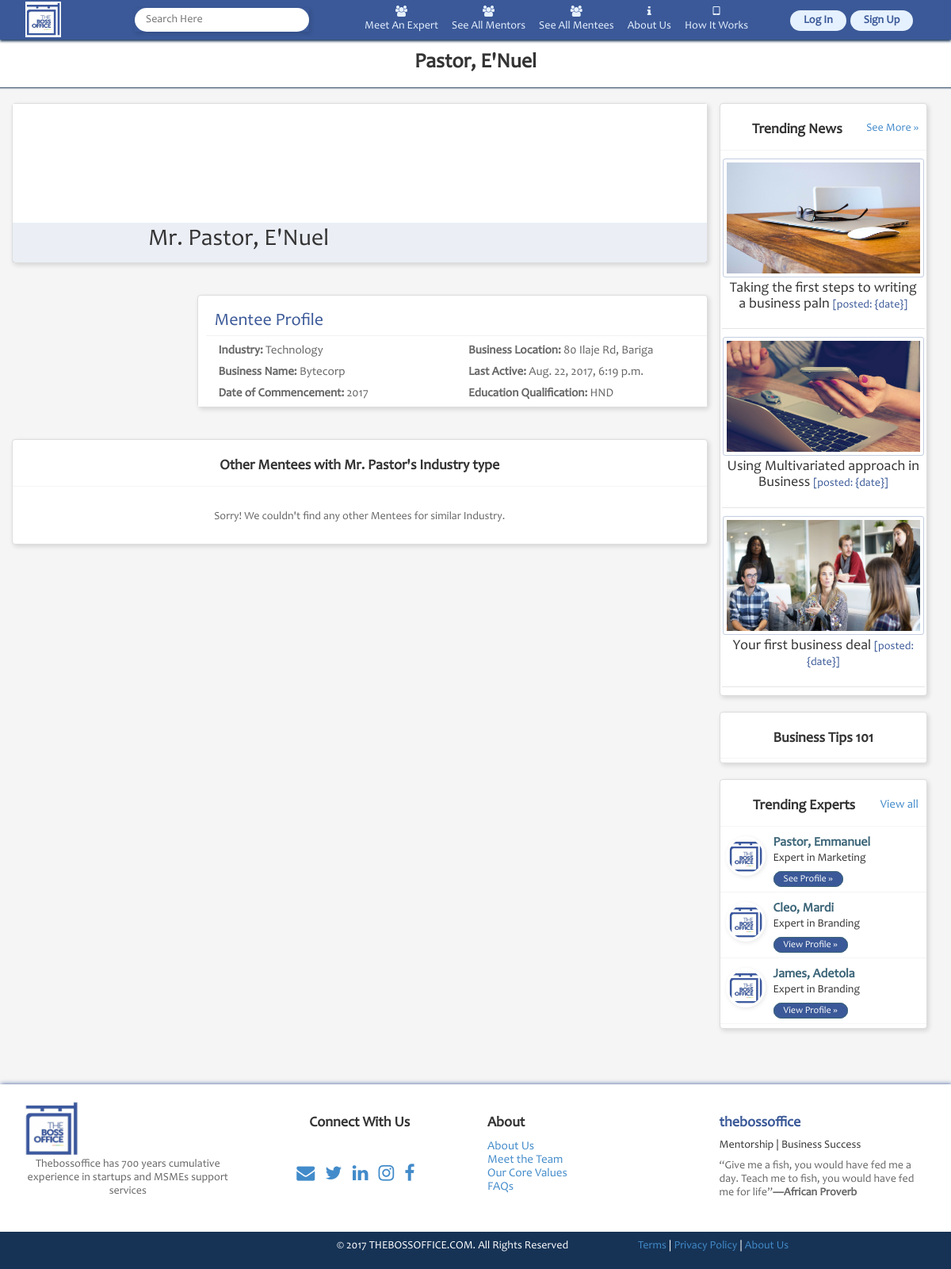
Before: /mentee/profile/pastor-enuel-8e7fd017-371f-453c-bb33-32ff4c961c7e with the older database file.
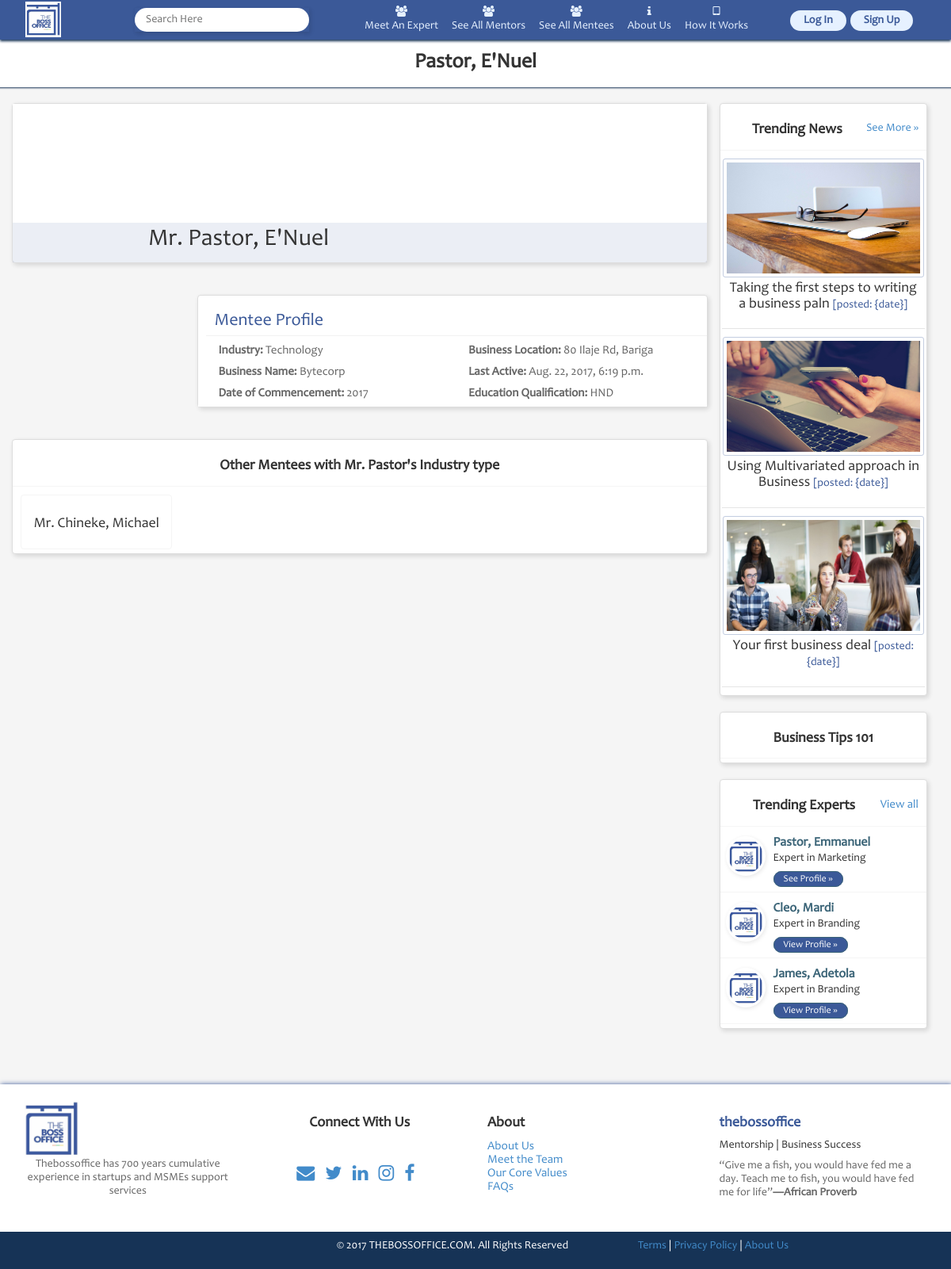
After: the same page with the newer database file.
### apps/mentee/models.py (models this page shows, shortened)
class Mentee(models.Model):
	YEAR_CHOICES = []
	for r in range(1980, (datetime.datetime.now().year+1)):
		YEAR_CHOICES.append((r,r))
	TIME_CHOICES = (
		('forth-nightly', 'Forth-nightly'),
		('monthly', 'Monthy')
	)
	MODE_CHOICES = (
		('whatsapp', 'Whatsapp'),
		('email', 'Email'),
		('call', 'Phone call'),
		('f2f', 'Face-to-Face'),
		('skype', 'Skype')
	)
	QUALIFICATION_CHOICES = (
		('SSCE', 'SSCE'),
		('OND', 'OND'),
		('HND', 'HND'),
		('BSc and MSc', 'BSc and MSc'),
		('PhD', 'PhD')
	)
	title = models.CharField(max_length=10, choices=settings.TITLE_CHOICES, blank=True)
	name = models.CharField(max_length=50, null=True, blank=True)
	user = models.OneToOneField(User)
	photo = models.ImageField(upload_to='uploads/%Y/%m/%d', blank=True)
	background_image = models.ImageField(upload_to='uploads/%Y/%m/%d', blank=True)
	age_range = models.CharField(max_length=5, choices=settings.AGE_RANGE_CHOICES, null=True, blank=True)
	phone_number = models.CharField(max_length=12, blank=True)
	level_of_education = models.CharField(max_length=27, choices=QUALIFICATION_CHOICES, null=True, blank=True)
	name_of_business = models.CharField(max_length=50, null=True, blank=True)
	industry = models.ForeignKey(Industry, null=True, blank=True)
	address = models.ForeignKey(Address, null=True, blank=True)
	slug = models.SlugField(unique=True)
	year_of_commencement = models.IntegerField(choices=YEAR_CHOICES, default=datetime.datetime.now().year)
	time_with_mentor = models.CharField("How much time would you need from your mentor?", max_length=20, choices=TIME_CHOICES, null=True, blank=True)
	mode_of_communication = models.CharField(max_length=50, choices=MODE_CHOICES, null=True, blank=True)
	mode_details = models.CharField("Please give details for the mode chosen above", max_length=50, null=True, blank=True)
	date_created = models.DateTimeField(auto_now_add=True)
	date_modified = models.DateTimeField(auto_now=True)
	def __str__(self):
		return "%s %s" % (self.title, self.name)
	def get_absolute_url(self):
		return reverse('mentee:mentee-profile', kwargs={'slug': self.slug})

### apps/mentee/views.py (the view)
# urls.py: url(r'^profile/(?P<slug>[\w-]+)$', MenteeDetailView.as_view(), name='mentee-profile'),
class MenteeDetailView(DetailView):
	model = Mentee
	template_name = 'mentee/mentee_profile.html'
	slug_url_kwarg = 'slug'
	context_object_name = 'mentee'
	def get_context_data(self, **kwargs):
		context = super(MenteeDetailView, self).get_context_data(**kwargs)
		self.mentee = context['mentee']
		context['mentees_for_industry'] = Mentee.objects.filter(industry=self.mentee.industry).exclude(user=self.mentee.user)[:4]
		return context

### apps/accounts/context_processors.py (called while the page is built)
def trending_data(request):
	profile = None
	if hasattr(request.user, 'mentor'):
		profile = request.user.mentor
	if hasattr(request.user, 'mentee'):
		profile = request.user.mentee
	if hasattr(request.user, 'expert'):
		profile = request.user.expert
	return {
		'industries': Industry.objects.all(),
		'latest_news': list(),
		'latest_mentors': list(),
		'newest_mentees': list(),
		'profile': profile
	}

### apps/expert/models.py (called while the page is built)
	def __str__(self):
		return "%s, %s" % (self.street, self.city)

	def __str__(self):
		return self.name

### apps/mentee/templates/mentee/mentee_profile.html (shortened to what this page needs)
{% extends 'base.html' %}
{% load staticfiles thumbnail %}
{% block extra_css %}
<link rel="stylesheet" href="{% static 'css/profile.css' %}">
{% endblock %}
{% block header %}
	<h1>{{mentee.name}}</h1>
{% endblock %}
{% block content %}
<div class="container">
	<div class="row">
		<div class="col-md-9">
			<div class="row">
				<div class="panel panel-default top-margin">
					<div style="height: 150px; background: #fff;"></div>
					<div class="lc-profile">
					{% thumbnail mentee.photo "120x120" crop="top" as img %}
					<img src="{{img.url}}" alt="" style="position: absolute; left: 4%; top: 125px; padding: 5px; background: #fff;" class="img-circle">
					{% endthumbnail %}
						<div class="col-md-2"></div>
						<div class="col-md-7">
							<h2>{{mentee}}</h2>
						</div>
					</div>
				</div>
			</div>
			<div class="row">
				<div class="col-md-3"></div>
				<div class="col-md-9" style="padding-right: 0;">
					<div class="panel panel-default top-margin">
						<div class="lc-detail">
							<div>
								<h3>Mentee Profile <span style="float: right; padding-right: 10px; font-size: 16px;">{% if user == mentee.user %} <a href=""><i class="fa fa-edit"></i> Edit</a></span>{% endif %}</h3>
							</div>
							<div class="col-md-6">
								<p><strong>Industry:</strong> <span>{{mentee.industry}}</span></p>
								<p><strong>Business Name:</strong> <span>{{mentee.name_of_business}}</span></p>
								<p><strong>Date of Commencement:</strong> <span>{{mentee.year_of_commencement}}</span></p>
							</div>
							<div class="col-md-6">
								<p><strong>Business Location:</strong> <span>{{mentee.address}}</span></p>
								<p><strong>Last Active:</strong> <span>{{mentee.date_modified}}</span></p>
								<p><strong>Education Qualification:</strong> <span>{{mentee.level_of_education}}</span></p>
							</div>
						</div>
					</div>
				</div>
			</div>
			<diV class="row">
				<div class="panel panel-default top-margin">
					<div class="div-header">
						<h3><strong>Other Mentees with {% if user == mentee.user %} Your {% else %} {{mentee.title}} {{mentee.user.first_name}}'s {% endif %}Industry type</strong></h3>
					</div>
					<div class="row" style="padding: 5px 10px;">
						{% for mentee in mentees_for_industry %}
						<div class="col-sm-3">
							<a href="{{mentee.get_absolute_url}}">
								<div class="other-detail">
									<h4>{{mentee}}</h4>
								</div>
							</a>
						</div>
						{% empty %}
						<p style="text-align: center; margin: 20px auto;">Sorry! We couldn't find any other Mentees for similar Industry.</p>
						{% endfor %}
					</div>
				</div>
			</diV>
		</div>
		<div class="col-md-3">
			{% include 'side_bar.html' %}
			{% include 'expert/trending_expert.html' %}
		</div>
	</div>
</div>
{% endblock %}

Changed rows visible on the page:
added Mentee: title+name "Mr. Chineke, Michael"
Other visible differences:
text no longer shown: "Sorry! We couldn't find any other Mentees for similar Industry."
